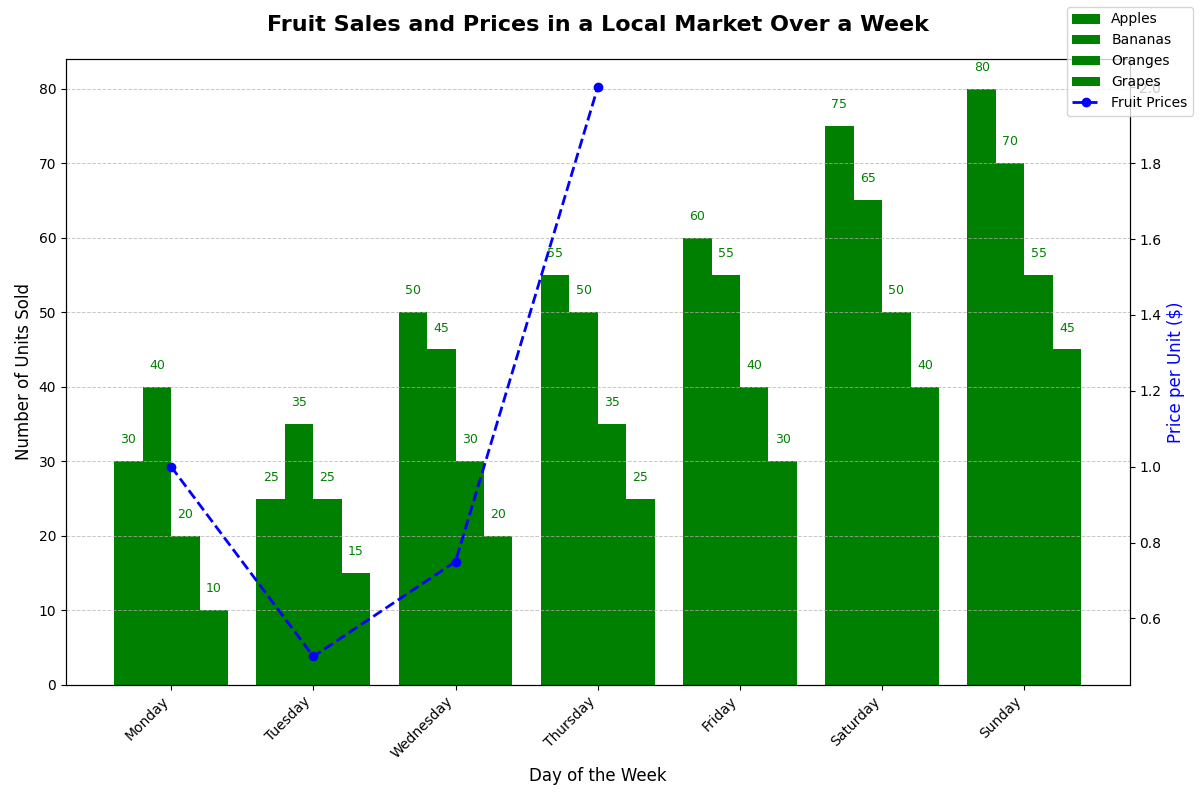

This chart was generated by the following Python code:
import matplotlib.pyplot as plt
import numpy as np

# Data
days = ['Monday', 'Tuesday', 'Wednesday', 'Thursday', 'Friday', 'Saturday', 'Sunday']
fruit_types = ['Apples', 'Bananas', 'Oranges', 'Grapes']

# Sales data: lists of number of fruits sold each day 
apples_sales = [30, 25, 50, 55, 60, 75, 80]
bananas_sales = [40, 35, 45, 50, 55, 65, 70]
oranges_sales = [20, 25, 30, 35, 40, 50, 55]
grapes_sales = [10, 15, 20, 25, 30, 40, 45]

# Prices data: price per unit in dollars
fruit_prices = [1.0, 0.5, 0.75, 2.0]  # Prices of Apples, Bananas, Oranges, Grapes

# Setting up figure and primary axis
fig, ax1 = plt.subplots(figsize=(12, 8))

# Indices for placement of bars
x_indexes = np.arange(len(days))
width = 0.2  # width of bars

# Single color for all bar plots
bar_color = 'green'

# Bar plots for each fruit type
ax1.bar(x_indexes - 1.5*width, apples_sales, width=width, color=bar_color, label='Apples')
ax1.bar(x_indexes - 0.5*width, bananas_sales, width=width, color=bar_color, label='Bananas')
ax1.bar(x_indexes + 0.5*width, oranges_sales, width=width, color=bar_color, label='Oranges')
ax1.bar(x_indexes + 1.5*width, grapes_sales, width=width, color=bar_color, label='Grapes')

# Set up secondary axis for prices
ax2 = ax1.twinx()

# Plot fruit prices on secondary axis
ax2.plot(fruit_types, fruit_prices, 'o--', color='blue', lw=2, label='Fruit Prices')

# Titles and labels
ax1.set_title('Fruit Sales and Prices in a Local Market Over a Week', fontsize=16, fontweight='bold', pad=20)
ax1.set_xlabel('Day of the Week', fontsize=12)
ax1.set_ylabel('Number of Units Sold', fontsize=12)
ax2.set_ylabel('Price per Unit ($)', fontsize=12, color='blue')

# Customizing ticks and gridlines
ax1.set_xticks(x_indexes)
ax1.set_xticklabels(days, rotation=45, ha='right')
ax1.yaxis.grid(True, linestyle='--', linewidth=0.7, alpha=0.7)

# Adding legends
fig.legend(loc='upper right')

# Annotating each bar with the sales numbers for clarity
for i, sales in enumerate(apples_sales):
    ax1.text(i - 1.5*width, apples_sales[i] + 2, f'{apples_sales[i]}', ha='center', va='bottom', fontsize=9, color=bar_color)
for i, sales in enumerate(bananas_sales):
    ax1.text(i - 0.5 * width, bananas_sales[i] + 2, f'{bananas_sales[i]}', ha='center', va='bottom', fontsize=9, color=bar_color)
for i, sales in enumerate(oranges_sales):
    ax1.text(i + 0.5 * width, oranges_sales[i] + 2, f'{oranges_sales[i]}', ha='center', va='bottom', fontsize=9, color=bar_color)
for i, sales in enumerate(grapes_sales):
    ax1.text(i + 1.5 * width, grapes_sales[i] + 2, f'{grapes_sales[i]}', ha='center', va='bottom', fontsize=9, color=bar_color)

# Adjusting layout
plt.tight_layout()

# Display the plot
plt.show()
